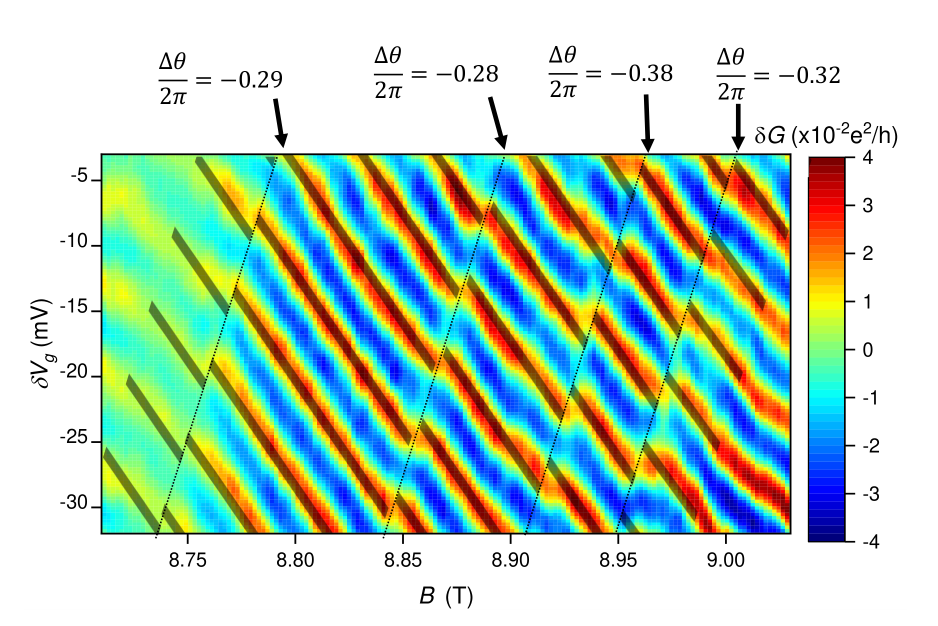
#> input picture final-presentation/figures/fig2.png, 1876 x 1251 px, found by its file name (shown at 1/2 size)
$ python extract_measured.py
#> lines starting #> are read from the running program, lines starting #| are printed output that depends on the picture
"""Extract the measured pajama-plot panels (Fig 2, Fig 3b) from the rendered
figure PNGs for use in the comparison prototypes.

Steps:
  1. auto-detect the heatmap data box via colour saturation (jet is highly
     saturated; white background + black axes/text are not),
  2. pick the WIDE saturated band (= heatmap) and reject the NARROW one
     (= colorbar),
  3. crop, save a lossless PNG to ref-crops/,
  4. invert the jet colormap -> scalar dG in [-1,1] (re-uses the same LUT/KDTree
     idea as fit_to_pixels.py),
  5. downsample and dump JSON {nx,ny,extent,dG} for the web prototypes.

Axis extents are read from the published tick labels (set below); the detected
box is assumed to span exactly those extents.  Good enough for an overlay
prototype (alignment within a few mT).
"""
import json
import numpy as np
import matplotlib.pyplot as plt
from scipy.spatial import cKDTree
from pathlib import Path

HERE = Path(__file__).parent
OUT_CROP = HERE / "ref-crops"
OUT_DATA = HERE / "viz" / "prototypes" / "data"
OUT_CROP.mkdir(exist_ok=True)
OUT_DATA.mkdir(parents=True, exist_ok=True)

# jet inversion LUT
_lut_t = np.linspace(0, 1, 512)
_lut_rgb = plt.cm.jet(_lut_t)[:, :3] * 255.0
_tree = cKDTree(_lut_rgb)


def invert_jet(rgb):
    h, w, _ = rgb.shape
    flat = rgb.reshape(-1, 3).astype(float)
    _, idx = _tree.query(flat, workers=-1)
    t = _lut_t[idx].reshape(h, w)
    return 2 * t - 1.0


def saturation(rgb):
    r, g, b = rgb[..., 0], rgb[..., 1], rgb[..., 2]
    mx = np.maximum(np.maximum(r, g), b)
    mn = np.minimum(np.minimum(r, g), b)
    sat = np.where(mx > 1e-6, (mx - mn) / np.maximum(mx, 1e-6), 0.0)
    return sat, mx


def runs(mask):
    """Return list of (start, end_exclusive) for True runs in 1-D bool array."""
    out = []
    i = 0
    n = len(mask)
    while i < n:
        if mask[i]:
            j = i
            while j < n and mask[j]:
                j += 1
            out.append((i, j))
            i = j
        else:
            i += 1
    return out


def detect_box(rgb, sat_thr=0.45, col_frac=0.30, row_frac=0.30):
    sat, mx = saturation(rgb)
    colored = (sat > sat_thr) & (mx > 60)
    col_score = colored.mean(axis=0)            # fraction colored per column
    col_mask = col_score > col_frac
    bands = runs(col_mask)
    if not bands:
        raise RuntimeError("no saturated columns found")
    # widest band = heatmap (colorbar is narrow)
    x0, x1 = max(bands, key=lambda b: b[1] - b[0])
    sub = colored[:, x0:x1]
    row_score = sub.mean(axis=1)
    row_mask = row_score > row_frac
    rbands = runs(row_mask)
    y0, y1 = max(rbands, key=lambda b: b[1] - b[0])
    return x0, x1, y0, y1


def process(figname, extent, out_name, downs=(220, 180), box=None,
            scale=None, unit=None, scale_note=None, extent_note=None,
            srcdir="figures"):
#> called with figname = 'fig2.png', out_name = 'measured_fig2', downs = (220, 180), box = 'full', scale = 4, unit = 'x1e-2 e2/h', srcdir = 'ref-crops'
    im = plt.imread(HERE / srcdir / figname)
#> im is the input picture: shape (1251, 1876, 3) float32; mean R, G, B 0.721, 0.828, 0.755
    rgb = (im[:, :, :3] * (255 if im.max() <= 1.0 else 1)).astype(float)
    if box == "full":                      # source is already a tight data-area crop
        x0, x1, y0, y1 = 0, rgb.shape[1], 0, rgb.shape[0]
#> x0 = 0; x1 = 1876; y0 = 0; y1 = 1251
    else:
        x0, x1, y0, y1 = box if box else detect_box(rgb)
    print(f"{figname}: box x[{x0}:{x1}] y[{y0}:{y1}]  "
          f"({x1-x0}x{y1-y0})  of {rgb.shape[1]}x{rgb.shape[0]}")
#| fig2.png: box x[0:1876] y[0:1251]  (1876x1251)  of 1876x1251
    crop = rgb[y0:y1, x0:x1]
    # save crop PNG (uint8)
    plt.imsave(OUT_CROP / f"{out_name}.png", crop.astype(np.uint8))
    # invert jet -> scalar field, row0 = top (Vg max / least negative)
    D = invert_jet(crop)
#> in invert_jet, `t = _lut_t[idx].reshape(h, w)`:
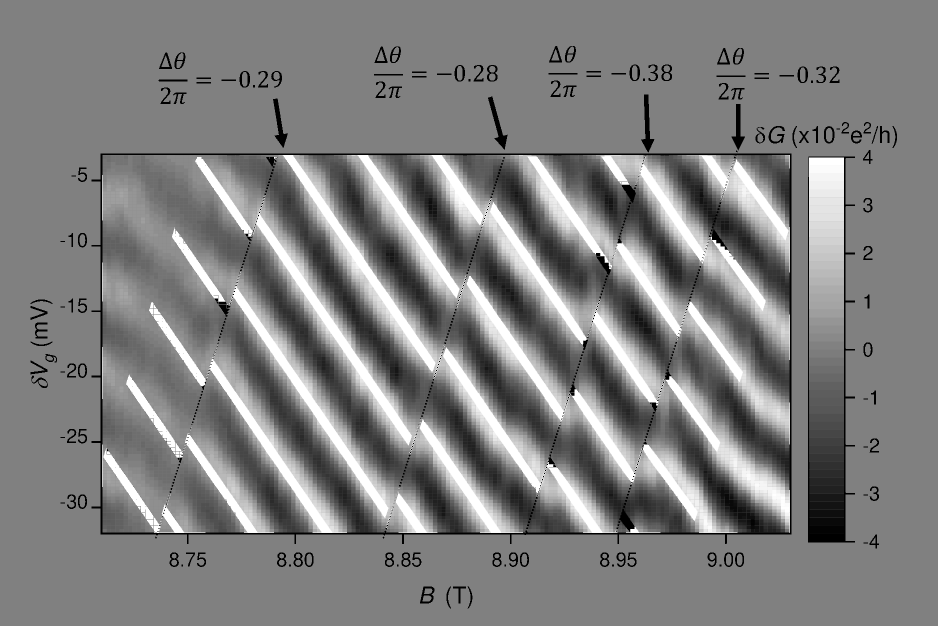
#> t: shape (1251, 1876) float64 (shown at 1/2 size); min 0, max 1, mean 0.506
    # downsample by block-mean
    ny, nx = D.shape
#> ny = 1251; nx = 1876
    tx, ty = downs
    xi = (np.linspace(0, nx, tx + 1)).astype(int)
#> xi = 221 values from 0 to 1876
    yi = (np.linspace(0, ny, ty + 1)).astype(int)
#> yi = 181 values from 0 to 1251
    small = np.empty((ty, tx))
    for a in range(ty):
        for b in range(tx):
            small[a, b] = D[yi[a]:yi[a+1], xi[b]:xi[b+1]].mean()
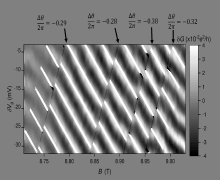
#> small: shape (180, 220) float64; min -1, max 1, mean 0.0118; drawn with min black and max white
    payload = {
        "fig": figname,
        "nx": tx, "ny": ty,
        "extent": extent,                # [Bmin,Bmax,Vbot,Vtop]
        "note": "dG normalized to [-1,1] via jet inversion; row0=top=Vtop",
        # absolute scale: physical dG = (normalized dG) * scale, in `unit`.
        # colorbar runs -scale..+scale (jet t=0 -> -scale, t=1 -> +scale).
        "scale": scale, "unit": unit, "scale_note": scale_note,
        "extent_note": extent_note,
        "dG": [round(float(v), 4) for v in small.ravel()],
    }
    (OUT_DATA / f"{out_name}.json").write_text(json.dumps(payload))
    print(f"  -> ref-crops/{out_name}.png , viz/prototypes/data/{out_name}.json"
          f"  (dG range {D.min():.2f}..{D.max():.2f})")
#|   -> ref-crops/measured_fig2.png , viz/prototypes/data/measured_fig2.json  (dG range -1.00..1.00)
    return payload


if __name__ == "__main__":
    # Fig 2: CLEAN crop supplied by the user (annotation lines split out into
    #   ref-crops/fig2_overlay.svg). It is already a tight data-area crop, so use
    #   the whole image (box="full").
    #   User-confirmed extent B[8.71, 9.03], dVg[-31.9, -3.1];
    #   colormap -4..+4 (x10^-2 e^2/h) -> scale = 4.0.
    pa = process("fig2.png", [8.71, 9.03, -31.9, -3.1], "measured_fig2",
                 srcdir="ref-crops", box="full", scale=4.0, unit="x1e-2 e2/h")
#> pa = 10 items
    # Fig 3b: wide range, 450 mT central region. Detected axis FRAME box (the
    #   coloured data only fills the left/central part; right side is no-data).
    #   Tick-calibrated B[8.682, 9.396]; dVg ESTIMATED [-32, -3].
    #   colormap range ASSUMED same as Fig 2 (-4..+4); same paper colorscale,
    #   not separately read off Fig 3b's tiny colorbar.
    pb = process("fig3.png", [8.682, 9.396, -32.0, -3.0], "measured_fig3b",
                 box=(946, 1784, 184, 637),
                 scale=4.0, unit="x1e-2 e2/h", scale_note="assumed same as Fig 2",
                 extent_note="δV_g 추정")
#> call 2 of process, with figname = 'fig3.png', out_name = 'measured_fig3b', downs = (220, 180), box = (946, 1784, 184, 637), scale = 4, unit = 'x1e-2 e2/h', scale_note = 'assumed same as Fig 2', extent_note = 'δV_g 추정'
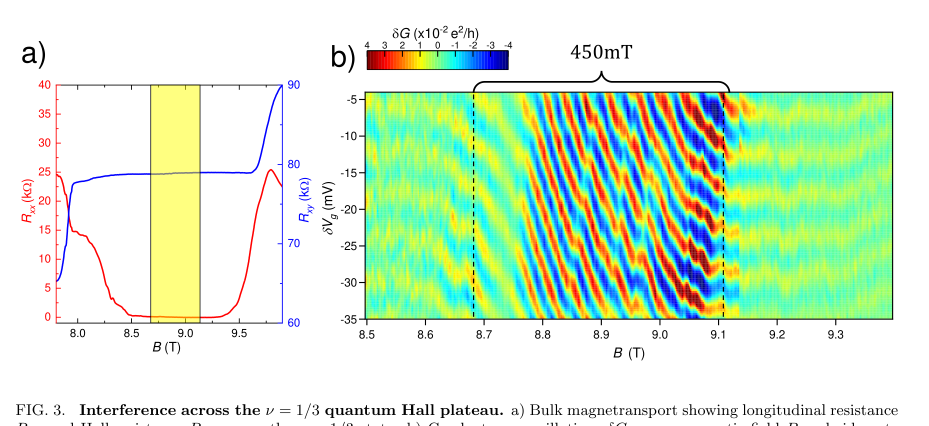
#> input picture final-presentation/figures/fig3.png, 1858 x 852 px (shown at 1/2 size)
#> in process, im is the input picture: shape (852, 1858, 3) float32; mean R, G, B 0.836, 0.93, 0.824
#> in process (call 2), `x0, x1, y0, y1 = box if box else detect_box(rgb)`: x0 = 946; x1 = 1784; y0 = 184; y1 = 637
#| fig3.png: box x[946:1784] y[184:637]  (838x453)  of 1858x852
#> in process (call 2), `crop = rgb[y0:y1, x0:x1]`:
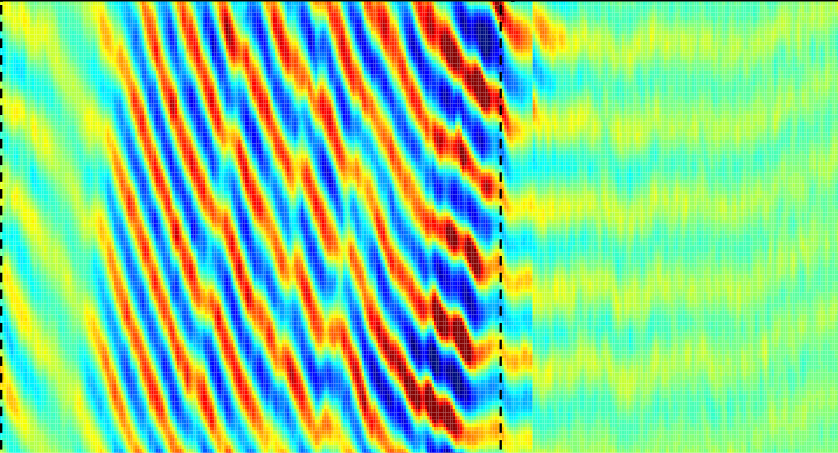
#> crop: shape (453, 838, 3) float64; mean R, G, B 136.8, 210.1, 139.7
#> in invert_jet (call 2), `t = _lut_t[idx].reshape(h, w)`:
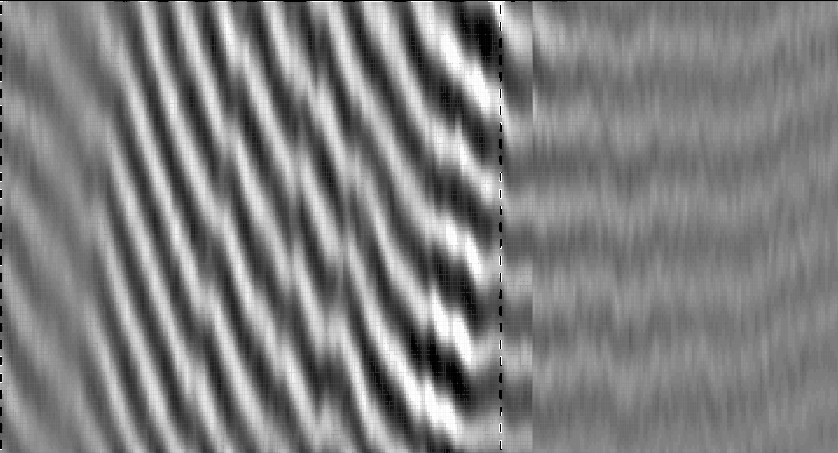
#> t: shape (453, 838) float64; min 0, max 1, mean 0.502
#> after the loop in process (call 2), `for a in range(ty):`:
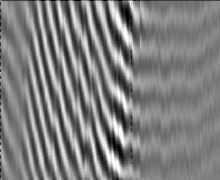
#> small: shape (180, 220) float64; min -0.997, max 0.994, mean 0.00278; drawn with min black and max white
#|   -> ref-crops/measured_fig3b.png , viz/prototypes/data/measured_fig3b.json  (dG range -1.00..1.00)
#> pb = 10 items
    # combined JS for file:// (fetch of local JSON is blocked under file://)
    js = "window.MEASURED = " + json.dumps({"fig2": pa, "fig3b": pb}) + ";\n"
    (OUT_DATA / "measured.js").write_text(js)
    print(f"  -> viz/prototypes/data/measured.js  ({len(js)} bytes)")
#|   -> viz/prototypes/data/measured.js  (657868 bytes)
